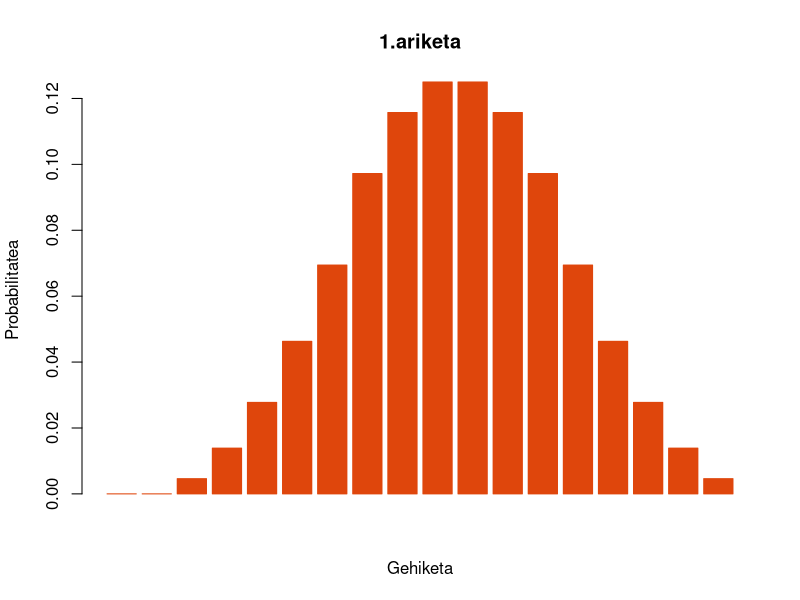
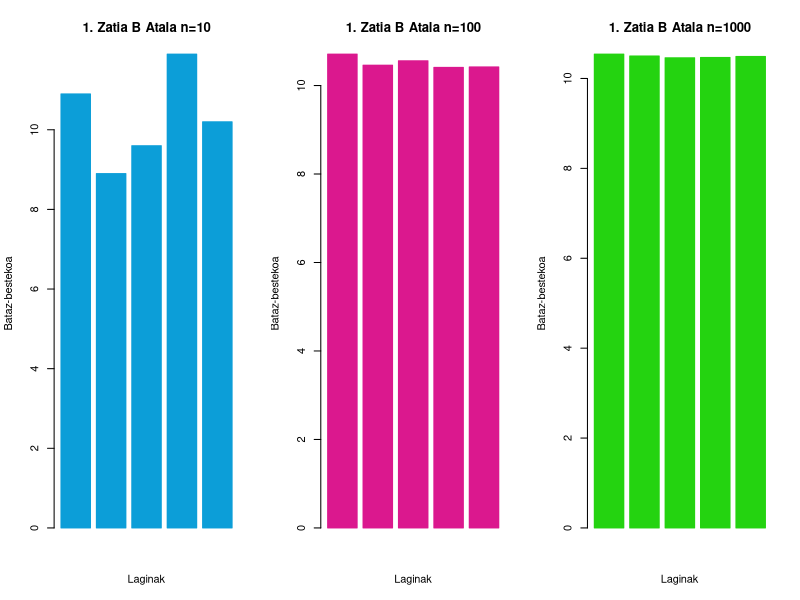
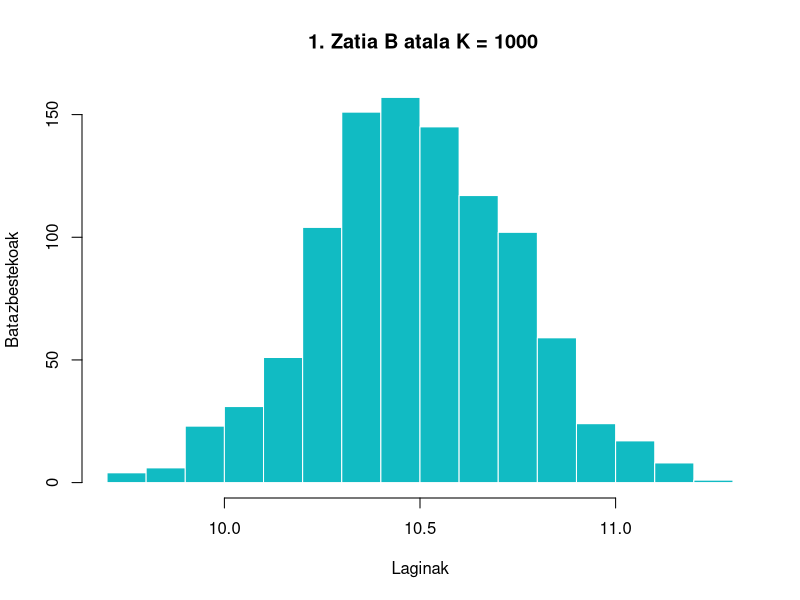

The R script that drew these images, in order: (Note: this script raises an error after producing the figures.)
# ======================================================
#
#                           Lehenengo 
#                             Zatia
#
# ======================================================


# A azpiatala 
#---------------------------------------------------------------------------------------------------------------
# Testu ingurua: 

# Hiru dado botako ditugu eta X ≡‘hiru dadoen batura’ hartuko dugu.
# Datuak aztertu eta hurrengo konklusiora ailegatu gara:

# 3 dado bota eta gero haien harteko baturen konbinazio posibleak guztiak haue dira: 6*6*6 = 6^3 = 216

# Jakinda konbinazio posible guztiak goazen haien distribuzioa lortzera: 

num = 0
konbinazioBektorea = c(replicate(18,0))
for(dado1 in 1:6)
{
  for(dado2 in 1:6)
  {
    for(dado3 in 1:6)
    {
      num = dado1 + dado2 + dado3
      konbinazioBektorea[num] = konbinazioBektorea[num] + 1
    }
  }
}



probabilitateenBektorea = c()
probabilitateenBektorea = konbinazioBektorea/216
laginekoElementuKopurua = length(probabilitateenBektorea)
# Azalpena: bektorean zenbaki bakoitza ateratzeko probabilitatea gordeko da baina taula ulergarria izan dadin bakarrik konbinazio posibleak adierazten dira
# Lortutako konbinazio posibleak: ---------------------------------------------
  #  ----------
  #  | 1 |  0 |
  #  | --------
  #  | 2 |  0 |
  #  | --------
  #  | 3 |  1 |
  #  | --------
  #  | 4 |  3 |
  #  | --------
  #  | 5 |  6 |
  #  | --------
  #  | 6 |  10 |
  #  | --------
  #  | 7 |  15 |
  #  | --------
  #  | 8 |  21 |
  #  | --------
  #  | 9 |  25 |
  #  | --------
  #  | 10 |  27 |
  #  | --------
  #  | 11 |  27 |
  #  | --------
  #  | 12 |  25 |
  #  | --------
  #  | 13 |  21 |
  #  | --------
  #  | 14 |  15 |
  #  | --------
  #  | 15 |  10 |
  #  | --------
  #  | 16 |  6 |
  #  | --------
  #  | 17 |  3 |
  #  | --------
  #  | 18 |  1 |
  #  | --------
#-----------------------------------------------------------------------------

# Ikus dezakegu gure datuak banaketa normala jarraitzen dutela. 
# Zentzuzkoa baita, izan ere, zorizko aldagaien arteko batura azko egiten hari garelako.

# Irudikatu barra diagrama 
barplot(probabilitateenBektorea,
        main="1.ariketa",
        xlab="Gehiketa",
        ylab="Probabilitatea",
        col="#DF460C",
        border="#DF460C")


# sum() funtzioarekin errore bat dela eta aukeratuko dugu for baten bidez egitea.
itxaropena = 0 
for(i in 1:18)
{
  itxaropena = itxaropena + (i*probabilitateenBektorea[i])
}

# Bariantza kalkulatuko dugu:
# R-k kuasibariantza kalkulatzen duenez eskuz edo kodearen bidez kalkulatuko dugu.

bariantza = 0
batazBestekoa = mean(probabilitateenBektorea)
# kasu honetan sum funtzioak ez du errorerik ematen hori dela eta erbiliko dugu
bariantza = (1/laginekoElementuKopurua * (sum(probabilitateenBektorea^2))) - batazBestekoa^2




# B azpiatala 
#---------------------------------------------------------------------------------------------------------------
# Testu ingurua: 

# X zorizko aldagaiaren balioak simulatuko dituzu eta bertatik ateratako zorizko
# laginean eraikitako X¯ estatistikoaren lagin-banaketa nolakoa den aztertu.

# Ondoren, 3 dado n aldiz jakin batzuen jaurtiketa egingo dugu eta esperimentu bakoitzean lortutako emaitzen batez bestekoa kalkulatuko dugu. 
# Esperimentu hau 5 aldiz errepikatuko da, n: 10, 100 eta 1000rako balio desberdinak erabiliz.
# Esperimentu bakoitzaren datuak gordetzeko, 5 posizioko bektore bat erabiliko dugu, bat esperimentuaren errepikapen bakoitzerako. 
# Ondoren, datuak eta horiek ordezkatzen dituen grafiko bat erakutsiko dira.


# Simulaziekin hasi baino lehen argituko dugu runif() funtzioak 1 ,6 balioek sortuko dituela baina ez dira zehatzak izango, hau da,
# komarekin adieraziko dituela, hori dela eta, round() funtzioaren bidez borodilduko ditugu.





# --------------------------------------------- N = 10 ---------------------------------------------


n = 10
dadoSimulazio10 = c()


for(i in 1:5)
{
  laginenBatura = 0
  # 3 dadoen banaketa uniformeen batura
  for(j in 1:3)
  {
    lagina = runif(n, min = 1, max = 6)
    laginaBorobilduta = round(lagina)
    laginenBatura = laginenBatura + laginaBorobilduta
  }
  laginenBatazBestekoa = mean(laginenBatura)
  dadoSimulazio10[i] = laginenBatazBestekoa
}

# --------------------------------------------- N = 100 ---------------------------------------------


n = 100
dadoSimulazio100 = c()


for(i in 1:5)
{
  laginenBatura = 0
  # 3 dadoen banaketa uniformeen batura
  for(j in 1:3)
  {
    lagina = runif(n, min = 1, max = 6)
    laginaBorobilduta = round(lagina)
    laginenBatura = laginenBatura + laginaBorobilduta
  }
  laginenBatazBestekoa = mean(laginenBatura)
  dadoSimulazio100[i] = laginenBatazBestekoa
}


# --------------------------------------------- N = 1000 ---------------------------------------------


n = 1000
dadoSimulazio1000 = c()


for(i in 1:5)
{
  laginenBatura = 0
  # 3 dadoen banaketa uniformeen batura
  for(j in 1:3)
  {
    lagina = runif(n, min = 1, max = 6)
    laginaBorobilduta = round(lagina)
    laginenBatura = laginenBatura + laginaBorobilduta
  }
  laginenBatazBestekoa = mean(laginenBatura)
  dadoSimulazio1000[i] = laginenBatazBestekoa
}


# Hiru bektoreen emaitzak erakutziko ditugu barra diagrama batean haien portaera aztertzeko

par(mfrow=c(1,3))

barplot(dadoSimulazio10,
        main="1. Zatia B Atala n=10",
        xlab="Laginak",
        ylab="Bataz-bestekoa",
        col="#0C9ED8",
        border="#0C9ED8")


barplot(dadoSimulazio100,
        main="1. Zatia B Atala n=100",
        xlab="Laginak",
        ylab="Bataz-bestekoa",
        col="#DB188E",
        border="#DB188E")


barplot(dadoSimulazio1000,
        main="1. Zatia B Atala n=1000",
        xlab="Laginak",
        ylab="Bataz-bestekoa",
        col="#24D310",
        border="#24D310")

par(mfrow=c(1,1))

dadoSimulazio10
dadoSimulazio100
dadoSimulazio1000


# Grafikoei eta datuen portaerari erreparatuz gero, datu gehiago ditugun heinean, aurreko atalean kalkulatutako itxaropenaren antzeko balioak lortzen ditugu (10.5). 
# Horrek adierazten du laginetatik lortutako datuak fidagarriak direla.


# X-ren banaketa teorikoa kalkulatzeko, hiru dado 100 aldiz jaurtitzeko eta haren batez bestekoa 1000 aldiz kalkulatzeko esperimentua errepikatuko dugu. 
# Horretarako, batezbesteko bakoitza 1000 elementuko bektore batean gordeko dugu, bat esperimentu bakoitzeko. 
# Ondoren, banaketa histograma baten eta haren itxaropena markatuko duen lerro baten bidez erakutsiko dugu.

K = 1000
n = 100
dadoLagina1000 = c()
for(i in 1:K)
{
  laginenBatura = 0 
  for(j in 1:3)
  {
    lagina = runif(n, min = 1, max = 6)
    laginaBorobilduta = round(lagina)
    laginenBatura = laginenBatura + laginaBorobilduta
  }
  laginarenBatazBestekoa = mean(laginenBatura)
  dadoLagina1000[i] = laginarenBatazBestekoa
}

# histograma irudikatu 

hist(dadoLagina1000, 
        main=" 1. Zatia B atala K = 1000",
        xlab= "Laginak",
        ylab= "Batazbestekoak",
        col= "#11BBC3",
        border = "#ffffff")


# ======================================================
#
#                           Bigarren 
#                            Zatia
#
# ======================================================


# 1 atala

setwd("C:/Users/urtat/OneDrive/Escritorio/EMI Proiektua Urtats Berrocal")
# datuak irakurri 
datuak = read.table("datuak.csv", header =TRUE)
# 100 m probaren emaitzak eskuratu
emaitzak100m = datuak$X100m
sortedEmaitzak100m = sort(emaitzak100m)
# Aldagai jarraituak dauzkagu 

laginTamaina = length(sortedEmaitzak100m)


# chi-karratua ondo amoldatuko da kasu honetara

# Bataz bestekoa

batazbesteko100m = mean(sortedEmaitzak100m)

# mediana 

mediana100m = sortedEmaitzak100m[round(laginTamaina / 2)]

# Azkarrena 

motelena = sortedEmaitzak100m[laginTamaina]
motelenaID = match(azkarrena, emaitzak100m)

# Azkarrena 

azkarrena = sortedEmaitzak100m[1]
azkarrenaID = match(motelena, emaitzak100m)

# Kuartilak 

Q1 = sortedEmaitzak100m[ round(laginTamaina * 0.25)]
Q2 = sortedEmaitzak100m[ round(laginTamaina * 0.50)]
Q3 = sortedEmaitzak100m[ round(laginTamaina * 0.75)]

# Erregela enpirikoa tresna baliagarria da datu-banaketaren mediana kalkulatzeko, haren ausazko lagin batean oinarrituta. 
# Hala ere, arau hau soilik aplikatzen da datuen banaketak kanpai forma duenean, banaketa normala bezala. 
# Datuen banaketak forma hori ez badu, banaketa txi-karratu baten kasuan bezala, erregela enpirikoa ez da aplikatzen eta beste teknika batzuk datuen mediana kalkulatzeko erabili behar dira. 
# Beraz, kasu honetan, ezin dugu arau enpirikoa aplikatu, datuen banaketak ez baititu betetzen hura aplikatzeko beharrezko baldintzak.


# 2 atala

emaitzak100m
luzeraJausia = datuak$LuzeraJauzia
PisuJaurtiketa = datuak$PisuJaurtiketa
AltueraJauzia = datuak$AltueraJauzia
X400m = datuak$X400m
X110mHesi = datuak$X110mHesi
DiskoJaurtiketa = datuak$DiskoJaurtiketa
PertikaJausia = datuak$PertikaJauzia
Xabalina = datuak$Xabalina
X1500m = datuak$X1500m



plot(emaitzak100m, col = "red")
par(new=TRUE)
plot(luzeraJausia, col= "blue")
plot(emaitzak100m, col = "red")
par(new=TRUE)
plot(PisuJaurtiketa, col= "blue")
plot(emaitzak100m, col = "red")
par(new=TRUE)
plot(AltueraJauzia, col= "blue")
plot(emaitzak100m, col = "red")
par(new=TRUE)
plot(X400m, col= "blue")
plot(emaitzak100m, col = "red")
par(new=TRUE)
plot(X110mHesi, col= "blue")
plot(emaitzak100m, col = "red")
par(new=TRUE)
plot(DiskoJaurtiketa, col= "blue")
plot(emaitzak100m, col = "red")
par(new=TRUE)
plot(PertikaJausia, col= "blue")
plot(emaitzak100m, col = "red")
par(new=TRUE)
plot(Xabalina, col= "blue")
plot(emaitzak100m, col = "red")
par(new=TRUE)
plot(X1500m, col= "blue")
par(mfrow=c(1,1))



# grafikoei ikusita dirudi ez dagoela korrelaziorik

# Bakoitzarekiko correlazio bilatuko dugu
korrelazioBektorea = c(cor(emaitzak100m,luzeraJausia),
                       cor(emaitzak100m,PisuJaurtiketa),
                       cor(emaitzak100m,AltueraJauzia),
                       cor(emaitzak100m,X400m),
                       cor(emaitzak100m,X110mHesi),
                       cor(emaitzak100m,DiskoJaurtiketa),
                       cor(emaitzak100m,PertikaJausia),
                       cor(emaitzak100m,Xabalina),
                       cor(emaitzak100m,X1500m))

korrelazioBektorea

# Diruedinez  korrikarekin erlazioa daukaten probak korrelazio handiago bat dago, bestalde besteekin ya es dago erlazioa edo erlazio negatiboa dago
# datuak gorde data frame batean 
dataframe = data.frame(x=emaitzak100m, y=luzeraJausia)
# errregrezio zuzena kalkulatu
erregrezioZuzena = lm(y ~ x^2, data = dataframe)
# erregrezio zuzenetik 10.5 balioa aztertu
predict(erregrezioZuzena, newdata= data.frame(x=10.5))
# Puntu hodeia eta erregrezio zuzena marraztu
plot( dataframe$x, dataframe$y, xlab='x100m', ylab='LuzeeraJauzia')
abline(erregrezioZuzena, col="red")



#Determinazio koefizientea

luzeraJausiaBB<-mean(luzeraJausia)
SYY <-sum((luzeraJausia-luzeraJausiaBB)^2)
SSreg <- sum((fitted(erregrezioZuzena) - luzeraJausiaBB)^2)
detKoef1<-(SSreg/SYY)

# ======================================================
#
#                           Hirugarren 
#                            Zatia
#
# ======================================================





